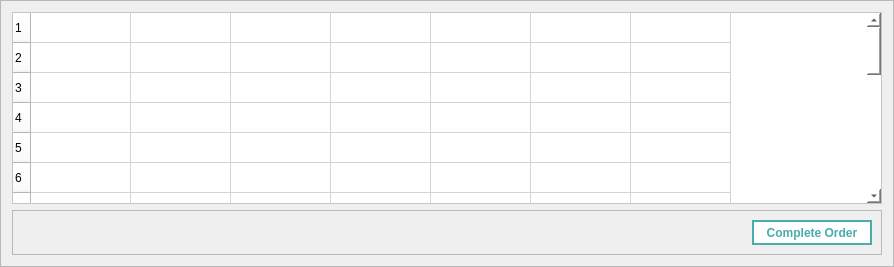
                  <widget class="QFrame" name="frame_6">
                   <property name="frameShape">
                    <enum>QFrame::StyledPanel</enum>
                   </property>
                   <property name="frameShadow">
                    <enum>QFrame::Raised</enum>
                   </property>
                   <layout class="QVBoxLayout" name="verticalLayout_4">
                    <item>
                     <widget class="QTableWidget" name="tableSaleAgentOrders">
                      <property name="cursor" stdset="0">
                       <cursorShape>PointingHandCursor</cursorShape>
                      </property>
                      <property name="tabletTracking">
                       <bool>false</bool>
                      </property>
                      <property name="styleSheet">
                       <string notr="true">background-color: rgb(255, 255, 255);</string>
                      </property>
                      <property name="editTriggers">
                       <set>QAbstractItemView::NoEditTriggers</set>
                      </property>
                      <property name="rowCount">
                       <number>20</number>
                      </property>
                      <property name="columnCount">
                       <number>7</number>
                      </property>
                      <attribute name="horizontalHeaderVisible">
                       <bool>false</bool>
                      </attribute>
                      <attribute name="horizontalHeaderCascadingSectionResizes">
                       <bool>false</bool>
                      </attribute>
                      <row/>
                      <row/>
                      <row/>
                      <row/>
                      <row/>
                      <row/>
                      <row/>
                      <row/>
                      <row/>
                      <row/>
                      <row/>
                      <row/>
                      <row/>
                      <row/>
                      <row/>
                      <row/>
                      <row/>
                      <row/>
                      <row/>
                      <row/>
                      <column/>
                      <column/>
                      <column/>
                      <column/>
                      <column/>
                      <column/>
                      <column/>
                      <item row="0" column="0">
                       <property name="foreground">
                        <brush brushstyle="NoBrush">
                         <color alpha="255">
                          <red>72</red>
                          <green>172</green>
                          <blue>172</blue>
                         </color>
                        </brush>
                       </property>
                      </item>
                     </widget>
                    </item>
                    <item>
                     <widget class="QFrame" name="frame_11">
                      <property name="minimumSize">
                       <size>
                        <width>0</width>
                        <height>40</height>
                       </size>
                      </property>
                      <property name="maximumSize">
                       <size>
                        <width>16777215</width>
                        <height>16777215</height>
                       </size>
                      </property>
                      <property name="frameShape">
                       <enum>QFrame::StyledPanel</enum>
                      </property>
                      <property name="frameShadow">
                       <enum>QFrame::Raised</enum>
                      </property>
                      <layout class="QHBoxLayout" name="horizontalLayout_7">
                       <item>
                        <spacer name="horizontalSpacer_11">
                         <property name="orientation">
                          <enum>Qt::Horizontal</enum>
                         </property>
                         <property name="sizeHint" stdset="0">
                          <size>
                           <width>730</width>
                           <height>20</height>
                          </size>
                         </property>
                        </spacer>
                       </item>
                       <item>
                        <widget class="QPushButton" name="btnSalesTeamCompleteOrder">
                         <property name="minimumSize">
                          <size>
                           <width>120</width>
                           <height>25</height>
                          </size>
                         </property>
                         <property name="maximumSize">
                          <size>
                           <width>100</width>
                           <height>25</height>
                          </size>
                         </property>
                         <property name="font">
                          <font>
                           <weight>75</weight>
                           <bold>true</bold>
                          </font>
                         </property>
                         <property name="cursor">
                          <cursorShape>PointingHandCursor</cursorShape>
                         </property>
                         <property name="styleSheet">
                          <string notr="true">#btnSalesTeamCompleteOrder{
	border:2px solid #48acac;
	color: rgb(72, 172, 172);
	
	background-color: rgb(255, 255, 255);
}
#btnSalesTeamCompleteOrder:hover{
	color: white;
	background-color: rgb(72, 172, 172);
}</string>
                         </property>
                         <property name="text">
                          <string>Complete Order</string>
                         </property>
                        </widget>
                       </item>
                      </layout>
                     </widget>
                    </item>
                   </layout>
                  </widget>
